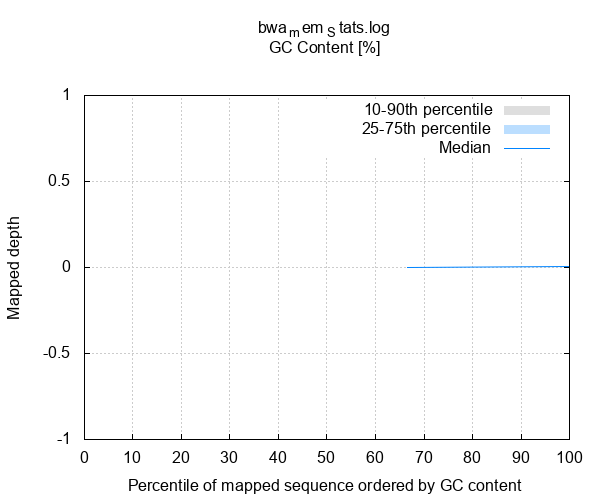

Generate this figure with gnuplot:

            set terminal png size 600,500 truecolor
            set output "bwa_mem_Stats/bwa_mem_Stats-gc-depth.png"
            set grid xtics ytics y2tics back lc rgb "#cccccc"
            set ylabel "Mapped depth"
            set xlabel "Percentile of mapped sequence ordered by GC content"
            set x2label "GC Content [%]"
            set title "bwa_mem_Stats.log"
            set x2tics ("30" 100.000,"40" 100.000,"50" 100.000)
            set xtics nomirror
            set xrange [0.1:99.9]

            plot '-' using 1:2:3 with filledcurve lt 1 lc rgb "#dedede" t '10-90th percentile' , \
                 '-' using 1:2:3 with filledcurve lt 1 lc rgb "#bbdeff" t '25-75th percentile' , \
                 '-' using 1:2 with lines lc rgb "#0084ff" t 'Median'
        66.667	0.000	0.000
100.000	0.005	0.005
end
66.667	0.000	0.000
100.000	0.005	0.005
end
66.667	0.000
100.000	0.005
end
